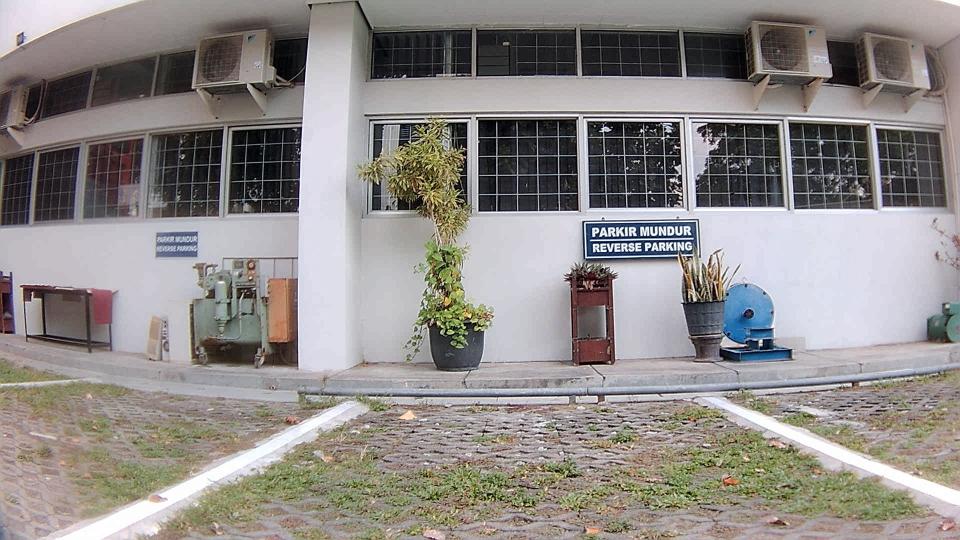
#> input picture real-time-video/assets/raw/1.jpg, 1920 x 1080 px, found by its file name (shown at 1/2 size)
$ python undistort.py   (older library calls are emulated)
#> lines starting #> are read from the running program, lines starting #| are printed output that depends on the picture
import cv2
import numpy as np

# Replace with computed DIM, K, and D
DIM=(1920, 1080)
K=np.array([[1336.4921919893268, 0.0, 908.8692451447415], [0.0, 1340.0325057841567, 466.10657810710325], [0.0, 0.0, 1.0]])
D=np.array([[0.019735576742026275], [0.2600139930451915], [-1.1954519511846629], [0.8408293625138502]])

def undistort(img_path):
#> called with img_path = '1.jpg'
    img = cv2.imread(img_path)
#> img is the input picture: shape (1080, 1920, 3); mean B, G, R 135.9, 138.5, 143
    h,w = img.shape[:2]
#> h = 1080; w = 1920
    map1, map2 = cv2.fisheye.initUndistortRectifyMap(K, D, np.eye(3), K, DIM, cv2.CV_16SC2)
    undistorted_img = cv2.remap(img, map1, map2, interpolation=cv2.INTER_LINEAR, borderMode=cv2.BORDER_CONSTANT)
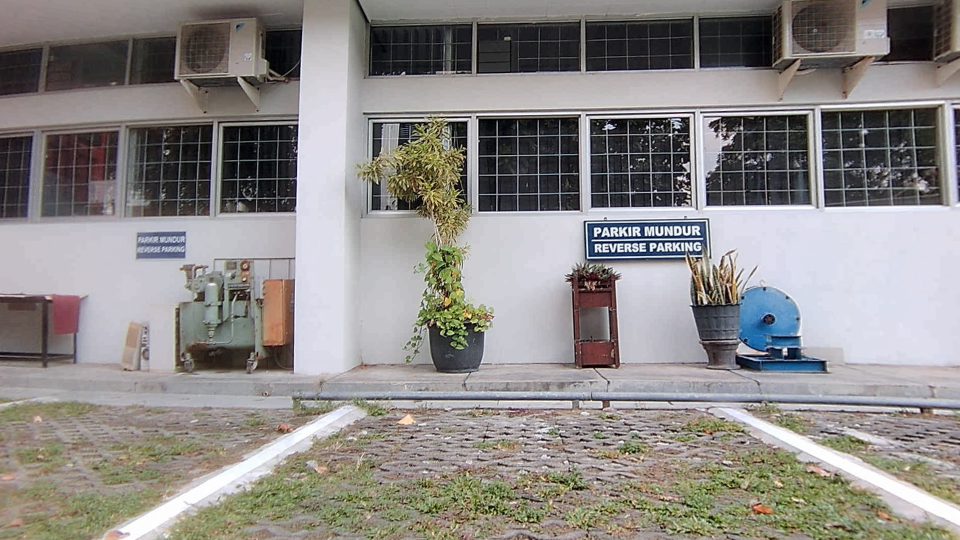
#> undistorted_img: shape (1080, 1920, 3) (shown at 1/2 size); mean B, G, R 134.3, 136.7, 140.1
    cv2.imshow("undistorted", undistorted_img)
    cv2.imwrite("undistorted1.jpg", undistorted_img)
    cv2.waitKey(0)
    cv2.destroyAllWindows()

if __name__ == '__main__':
    # Path to image
    undistort("1.jpg")

$ run again, with real-time-video/assets/raw/2.jpg copied over real-time-video/assets/raw/1.jpg
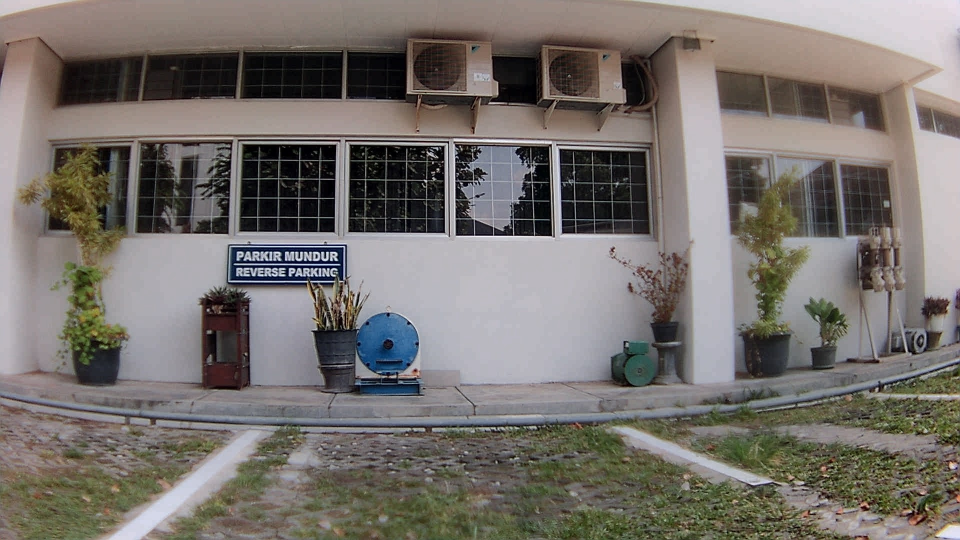
#> input picture real-time-video/assets/raw/2.jpg, 1920 x 1080 px, found by its file name (shown at 1/2 size)
#> in undistort, img is the input picture: shape (1080, 1920, 3); mean B, G, R 108.5, 113, 118.3
#> in undistort, `undistorted_img = cv2.remap(img, map1, map2, interpolation=cv2.INTER_L..`:
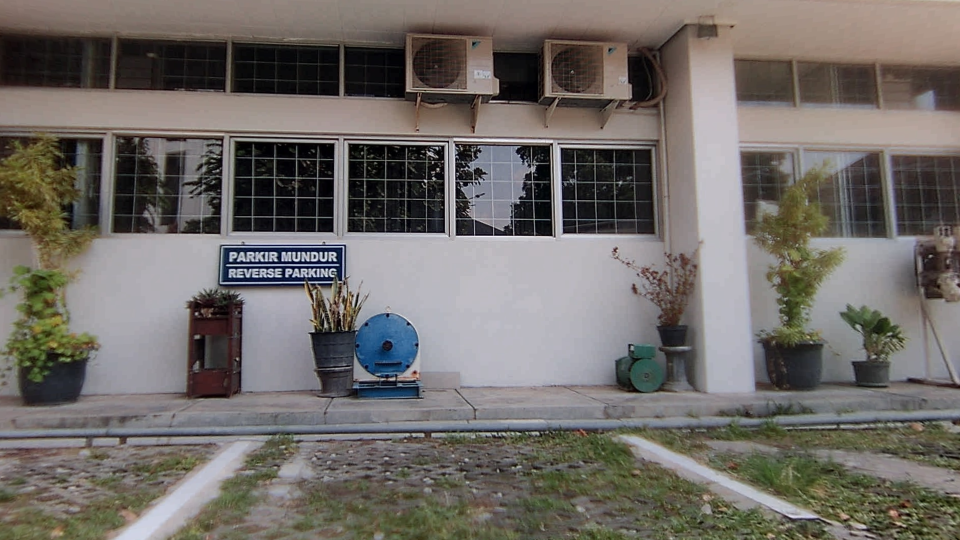
#> undistorted_img: shape (1080, 1920, 3) (shown at 1/2 size); mean B, G, R 102.8, 107, 111.7

$ run again, with real-time-video/assets/raw/1a.jpg copied over real-time-video/assets/raw/1.jpg
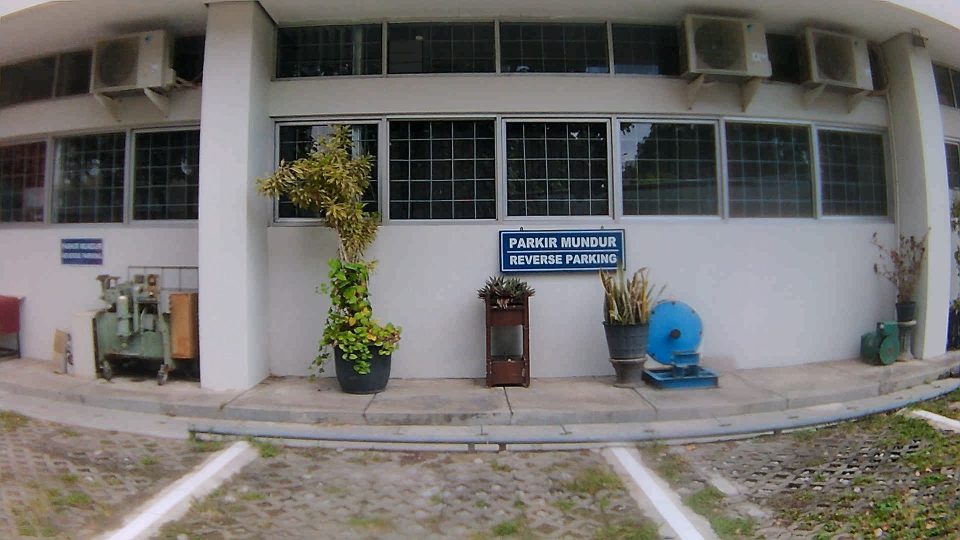
#> input picture real-time-video/assets/raw/1a.jpg, 1920 x 1080 px, found by its file name (shown at 1/2 size)
#> in undistort, img is the input picture: shape (1080, 1920, 3); mean B, G, R 108, 110.9, 112.9
#> in undistort, `undistorted_img = cv2.remap(img, map1, map2, interpolation=cv2.INTER_L..`:
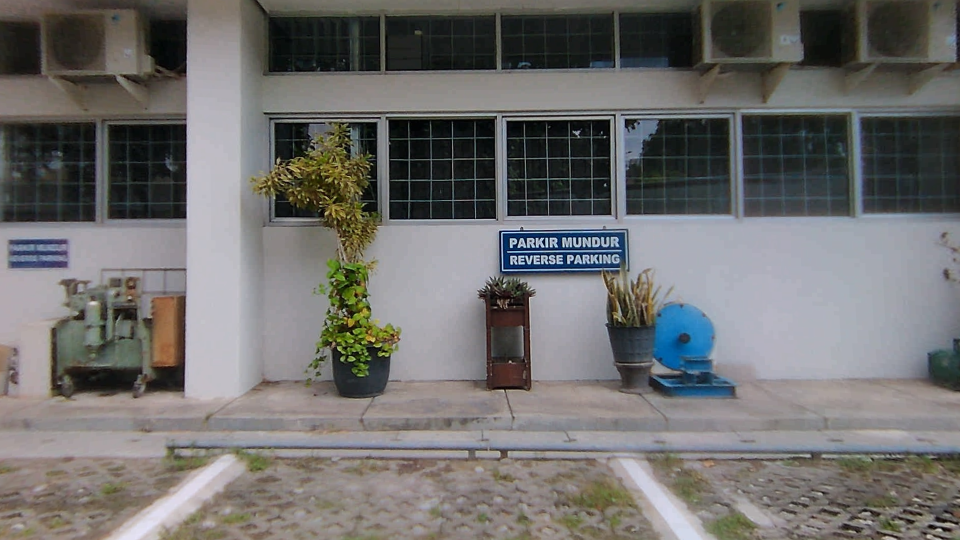
#> undistorted_img: shape (1080, 1920, 3) (shown at 1/2 size); mean B, G, R 108.6, 109.8, 110.8

$ run again, with real-time-video/assets/raw/2a.jpg copied over real-time-video/assets/raw/1.jpg
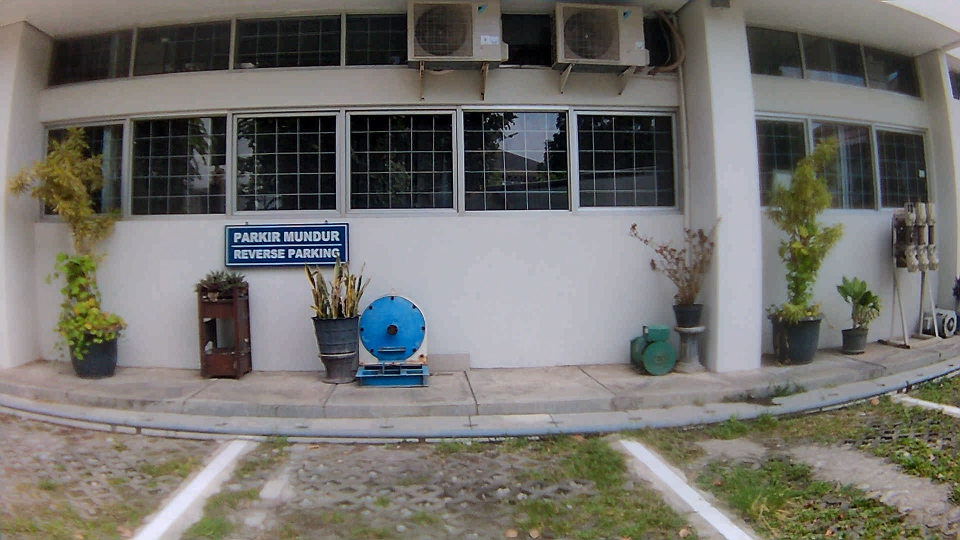
#> input picture real-time-video/assets/raw/2a.jpg, 1920 x 1080 px, found by its file name (shown at 1/2 size)
#> in undistort, img is the input picture: shape (1080, 1920, 3); mean B, G, R 108.9, 113, 114.5
#> in undistort, `undistorted_img = cv2.remap(img, map1, map2, interpolation=cv2.INTER_L..`:
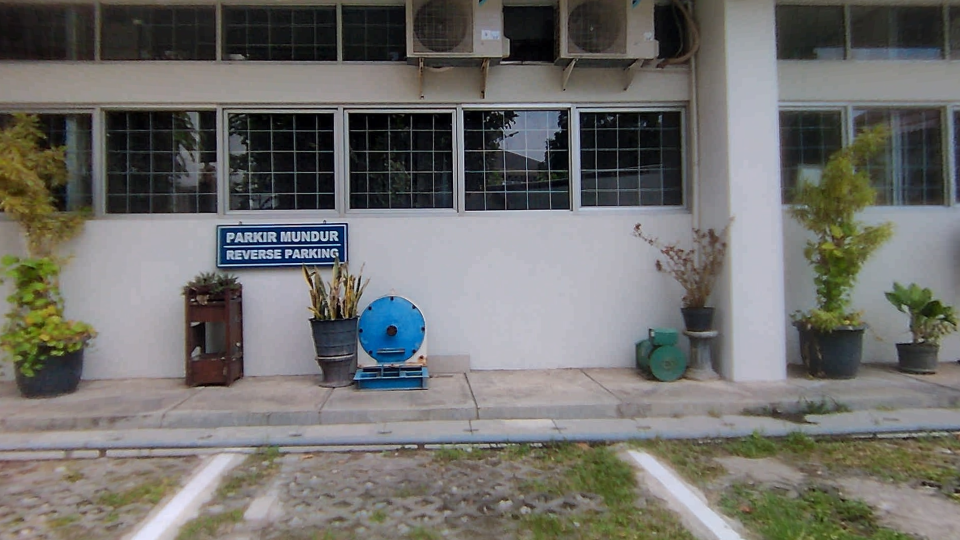
#> undistorted_img: shape (1080, 1920, 3) (shown at 1/2 size); mean B, G, R 107.4, 110.5, 111.2
